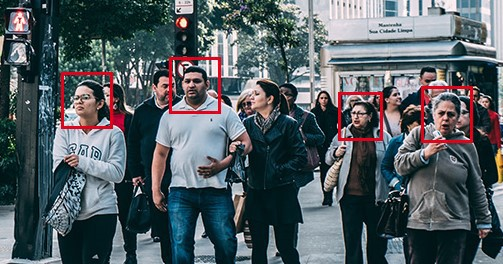
#> input picture img/face_detection_overview.jpeg, 503 x 264 px, given in place of the camera
$ python StackImageExample.py
#> lines starting #> are read from the running program, lines starting #| are printed output that depends on the picture
### nkdcv/Utils.py
"""
Supporting Functions for Computer vision using OpenCV
By: NKDuy
"""

import cv2
import numpy as np
import copy


def stackImages(_imgList, cols, scale):
    """
    Stack Images together to display in a single window
    :param _imgList: list of images to stack
    :param cols: the num of img in a row
    :param scale: bigger~1+ ans smaller~1-
    :return: Stacked Image
    """
    imgList = copy.deepcopy(_imgList)

    # make the array full by adding blank img, otherwise the openCV can't work
    totalImages = len(imgList)
    rows = totalImages // cols if totalImages // cols * cols == totalImages else totalImages // cols + 1
    blankImages = cols * rows - totalImages

    width = imgList[0].shape[1]
    height = imgList[0].shape[0]
    imgBlank = np.zeros((height, width, 3), np.uint8)
    imgList.extend([imgBlank] * blankImages)

    # resize the images
    for i in range(cols * rows):
        imgList[i] = cv2.resize(imgList[i], (0, 0), None, scale, scale)
        if len(imgList[i].shape) == 2:
            imgList[i] = cv2.cvtColor(imgList[i], cv2.COLOR_GRAY2BGR)

    # put the images in a board
    hor = [imgBlank] * rows
    for y in range(rows):
        line = []
        for x in range(cols):
            line.append(imgList[y * cols + x])
        hor[y] = np.hstack(line)
    ver = np.vstack(hor)
    return ver


# [138 lines left out: functions cornerRect, findContours, overlayPNG, rotateImage, putTextRect, main, not called in this run]


# [2 lines that do not run on import are left out]

### Examples/StackImageExample.py
import nkdcv
import cv2

cap = cv2.VideoCapture(0)
cap.set(3, 1280)
cap.set(4, 720)

while True:
    success, img = cap.read()
#> img is the input picture: shape (264, 503, 3); mean B, G, R 97.9, 92.7, 82.5
    imgGray = cv2.cvtColor(img, cv2.COLOR_BGR2GRAY)
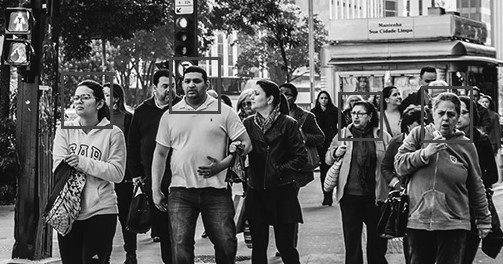
#> imgGray: shape (264, 503); min 0, max 255, mean 90.2
    imgList = [img, img, imgGray, img, imgGray, img,imgGray, img, img]
    stackedImg = nkdcv.stackImages(imgList, 3, 0.4)
#> in stackImages, `imgList = copy.deepcopy(_imgList)`: imgList = 9 items
#> in stackImages, `totalImages = len(imgList)`: totalImages = 9
#> in stackImages, `rows = totalImages // cols if totalImages // cols * cols == totalImage..`: rows = 3
#> in stackImages, `blankImages = cols * rows - totalImages`: blankImages = 0
#> in stackImages, `hor = [imgBlank] * rows`: hor = 3 items
#> in stackImages, `ver = np.vstack(hor)`:
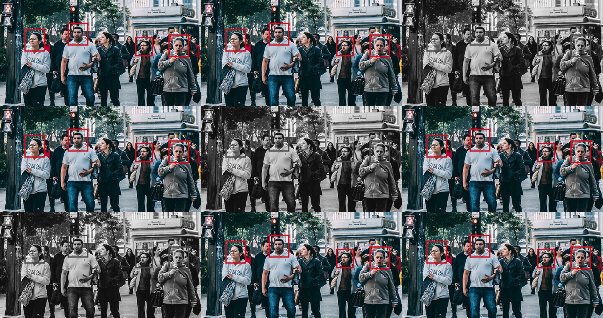
#> ver: shape (318, 603, 3); mean of channels 0, 1, 2 95.2, 91.7, 84.9; drawn as B, G, R

    cv2.imshow("stackedImg", stackedImg)
    cv2.waitKey(1)

$ run again, on img/face_detection_example.png
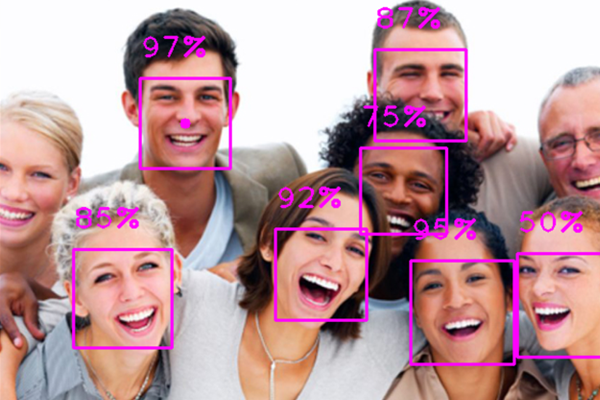
#> input picture img/face_detection_example.png, 600 x 400 px, given in place of the camera
#> img is the input picture: shape (400, 600, 3); mean B, G, R 156.1, 149.5, 188.8
#> `imgGray = cv2.cvtColor(img, cv2.COLOR_BGR2GRAY)`:
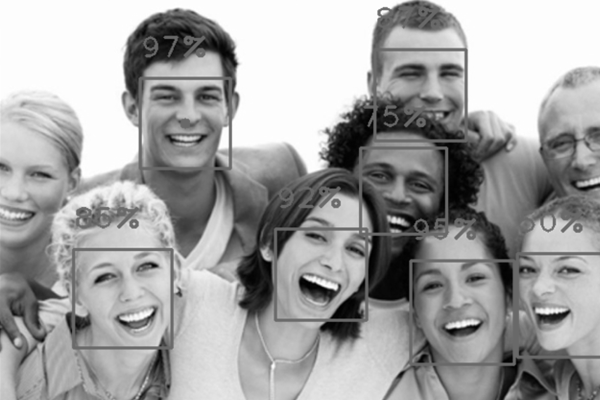
#> imgGray: shape (400, 600); min 0, max 255, mean 161.9
#> imgList = 9 items
#> totalImages = 9
#> rows = 3
#> blankImages = 0
#> hor = 3 items
#> in stackImages, `ver = np.vstack(hor)`:
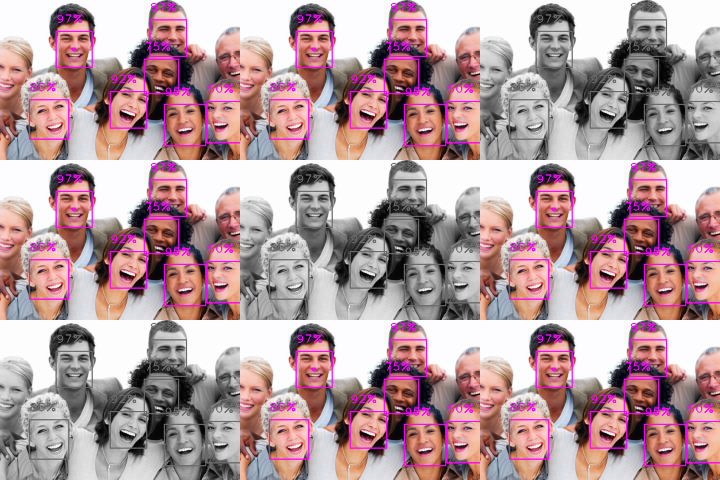
#> ver: shape (480, 720, 3); mean of channels 0, 1, 2 157.9, 153.6, 179.8; drawn as B, G, R

$ run again, on img/face_mesh_example.jpg
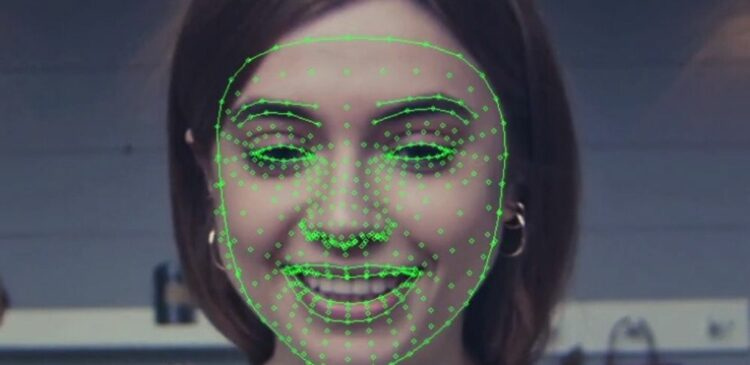
#> input picture img/face_mesh_example.jpg, 750 x 365 px, given in place of the camera
#> img is the input picture: shape (365, 750, 3); mean B, G, R 91.5, 86, 84
#> `imgGray = cv2.cvtColor(img, cv2.COLOR_BGR2GRAY)`:
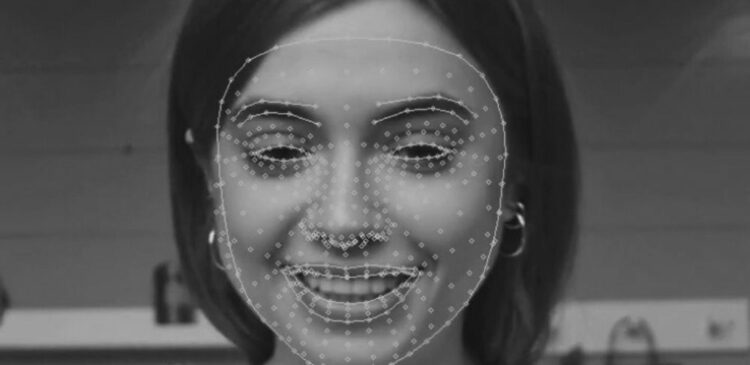
#> imgGray: shape (365, 750); min 15, max 211, mean 86.1
#> imgList = 9 items
#> totalImages = 9
#> rows = 3
#> blankImages = 0
#> hor = 3 items
#> in stackImages, `ver = np.vstack(hor)`:
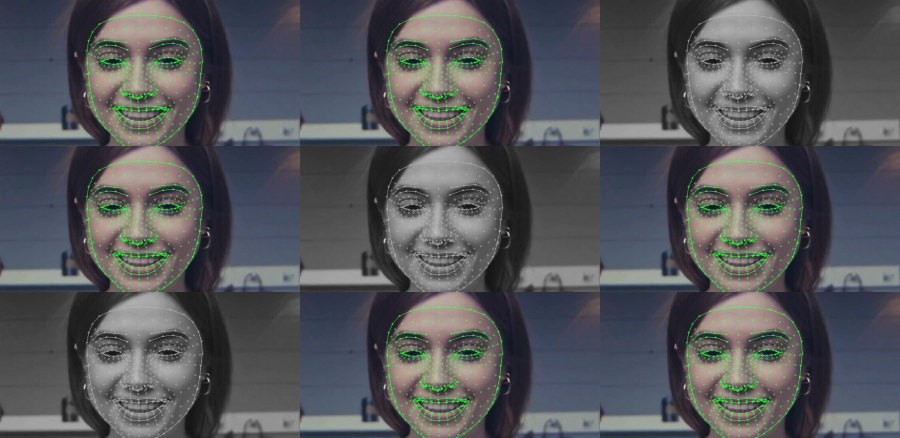
#> ver: shape (438, 900, 3); mean of channels 0, 1, 2 89.7, 86, 84.7; drawn as B, G, R
